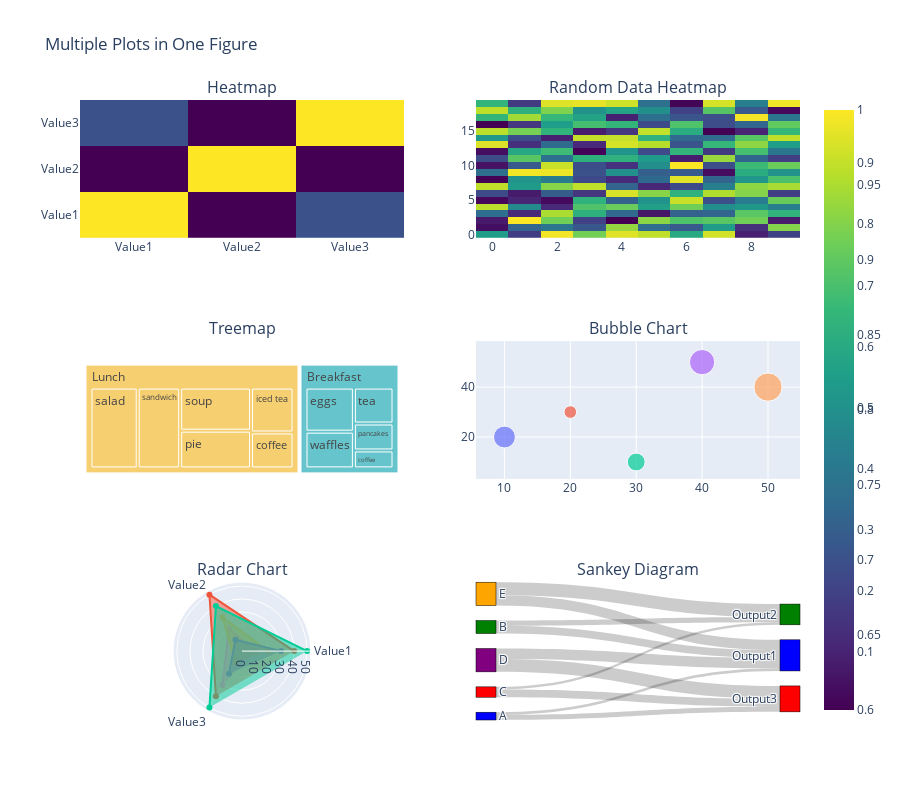

Source (notebook cell):
### Code cell
# 샘플 데이터 생성
df = pd.DataFrame({
    'Category': ['A', 'B', 'C', 'D', 'E'],
    'Value1': [10, 20, 30, 40, 50],
    'Value2': [20, 30, 10, 50, 40],
    'Value3': [30, 10, 20, 40, 50],
    'Latitude': [37.55, 36.33, 35.14, 34.20, 33.38],
    'Longitude': [126.97, 127.38, 126.71, 126.54, 126.96]
})

# 서브플롯 생성
fig = make_subplots(
    rows=3, cols=2,
    subplot_titles=("Heatmap", "Random Data Heatmap", "Treemap", "Bubble Chart", "Radar Chart", "Sankey Diagram"),
    specs=[[{"type": "heatmap"}, {"type": "heatmap"}],
           [{"type": "treemap"}, {"type": "scatter"}],
           [{"type": "polar"}, {"type": "sankey"}]]
)

# 1. 히트맵
numeric_df = df[['Value1', 'Value2', 'Value3']]
heatmap = go.Heatmap(
    z=numeric_df.corr().values,
    x=numeric_df.columns,
    y=numeric_df.columns,
    colorscale='Viridis',  # 올바른 색상표 사용
    showscale=True
)
fig.add_trace(heatmap, row=1, col=1)

# 2. 랜덤 데이터 히트맵
random_data = np.random.rand(20, 10)
random_heatmap = go.Heatmap(
    z=random_data,
    colorscale='Viridis',  # 올바른 색상표 사용
    showscale=True
)
fig.add_trace(random_heatmap, row=1, col=2)

# 3. 트리맵
data_treemap = {
    'Category': ['Breakfast', 'Breakfast', 'Breakfast', 'Breakfast', 'Breakfast', 'Lunch', 'Lunch', 'Lunch', 'Lunch', 'Lunch', 'Lunch'],
    'Item': ['waffles', 'eggs', 'pancakes', 'tea', 'coffee', 'salad', 'sandwich', 'soup', 'pie', 'iced tea', 'coffee'],
    'Value': [50, 60, 30, 40, 20, 100, 90, 80, 70, 50, 40]
}
df_treemap = pd.DataFrame(data_treemap)
treemap = px.treemap(df_treemap, path=['Category', 'Item'], values='Value', color='Category',
                     color_discrete_sequence=px.colors.qualitative.Pastel)
for trace in treemap.data:
    fig.add_trace(trace, row=2, col=1)

# 4. 버블차트
bubble_chart = px.scatter(df, x='Value1', y='Value2', size='Value3', color='Category', title='Bubble Chart')
for trace in bubble_chart.data:
    fig.add_trace(trace, row=2, col=2)

# 5. 레이더 차트
categories = df.columns[1:4]
radar_chart = go.Figure()
for i in range(len(df)):
    radar_chart.add_trace(go.Scatterpolar(
        r=df.iloc[i, 1:4].values,
        theta=categories,
        fill='toself',
        name=df['Category'][i]
    ))
for trace in radar_chart.data:
    fig.add_trace(trace, row=3, col=1)

# 6. 생키 다이어그램
sankey = go.Sankey(
    node=dict(
        pad=15,
        thickness=20,
        line=dict(color="black", width=0.5),
        label=["A", "B", "C", "D", "E", "Output1", "Output2", "Output3"],
        color=["blue", "green", "red", "purple", "orange", "blue", "green", "red"]
    ),
    link=dict(
        source=[0, 1, 2, 3, 4, 0, 1, 2, 3, 4],
        target=[5, 6, 7, 5, 6, 7, 5, 6, 7, 5],
        value=[10, 20, 30, 40, 50, 20, 30, 10, 50, 40]
    )
)
fig.add_trace(sankey, row=3, col=2)

# 레이아웃 업데이트
fig.update_layout(height=800, showlegend=False, title_text="Multiple Plots in One Figure")

# 차트 보여주기
fig.show()

### Figure 1 — Plotly figure (JSON) as saved in the notebook; plotly's stock layout.template omitted (floating-point values rounded to 4 significant figures; data arrays with more than 128 entries replaced by an {"elided": "..."} marker saying what was removed)
{"data": [{"colorscale": [[0, "#440154"], [0.1111, "#482878"], [0.2222, "#3e4989"], [0.3333, "#31688e"], [0.4444, "#26828e"], [0.5556, "#1f9e89"], [0.6667, "#35b779"], [0.7778, "#6ece58"], [0.8889, "#b5de2b"], [1, "#fde725"]], "showscale": true, "type": "heatmap", "x": ["Value1", "Value2", "Value3"], "xaxis": "x", "y": ["Value1", "Value2", "Value3"], "yaxis": "y", "z": [[1, 0.6, 0.7], [0.6, 1, 0.6], [0.7, 0.6, 1]]}, {"colorscale": [[0, "#440154"], [0.1111, "#482878"], [0.2222, "#3e4989"], [0.3333, "#31688e"], [0.4444, "#26828e"], [0.5556, "#1f9e89"], [0.6667, "#35b779"], [0.7778, "#6ece58"], [0.8889, "#b5de2b"], [1, "#fde725"]], "showscale": true, "type": "heatmap", "xaxis": "x2", "yaxis": "y2", "z": {"elided": "20x10 float values"}}, {"branchvalues": "total", "customdata": [["Breakfast"], ["Lunch"], ["Breakfast"], ["Lunch"], ["Breakfast"], ["Lunch"], ["Lunch"], ["Lunch"], ["Lunch"], ["Breakfast"], ["Breakfast"], ["Breakfast"], ["Lunch"]], "domain": {"x": [0, 0.45], "y": [0.3889, 0.6111]}, "hovertemplate": "labels=%{label}<br>Value=%{value}<br>parent=%{parent}<br>id=%{id}<br>Category=%{customdata[0]}<extra></extra>", "ids": ["Breakfast/coffee", "Lunch/coffee", "Breakfast/eggs", "Lunch/iced tea", "Breakfast/pancakes", "Lunch/pie", "Lunch/salad", "Lunch/sandwich", "Lunch/soup", "Breakfast/tea", "Breakfast/waffles", "Breakfast", "Lunch"], "labels": ["coffee", "coffee", "eggs", "iced tea", "pancakes", "pie", "salad", "sandwich", "soup", "tea", "waffles", "Breakfast", "Lunch"], "marker": {"colors": ["rgb(102, 197, 204)", "rgb(246, 207, 113)", "rgb(102, 197, 204)", "rgb(246, 207, 113)", "rgb(102, 197, 204)", "rgb(246, 207, 113)", "rgb(246, 207, 113)", "rgb(246, 207, 113)", "rgb(246, 207, 113)", "rgb(102, 197, 204)", "rgb(102, 197, 204)", "rgb(102, 197, 204)", "rgb(246, 207, 113)"]}, "name": "", "parents": ["Breakfast", "Lunch", "Breakfast", "Lunch", "Breakfast", "Lunch", "Lunch", "Lunch", "Lunch", "Breakfast", "Breakfast", "", ""], "type": "treemap", "values": [20, 40, 60, 50, 30, 70, 100, 90, 80, 40, 50, 200, 430]}, {"hovertemplate": "Category=A<br>Value1=%{x}<br>Value2=%{y}<br>Value3=%{marker.size}<extra></extra>", "legendgroup": "A", "marker": {"color": "#636efa", "size": [30], "sizemode": "area", "sizeref": 0.125, "symbol": "circle"}, "mode": "markers", "name": "A", "orientation": "v", "showlegend": true, "type": "scatter", "x": [10], "xaxis": "x3", "y": [20], "yaxis": "y3"}, {"hovertemplate": "Category=B<br>Value1=%{x}<br>Value2=%{y}<br>Value3=%{marker.size}<extra></extra>", "legendgroup": "B", "marker": {"color": "#EF553B", "size": [10], "sizemode": "area", "sizeref": 0.125, "symbol": "circle"}, "mode": "markers", "name": "B", "orientation": "v", "showlegend": true, "type": "scatter", "x": [20], "xaxis": "x3", "y": [30], "yaxis": "y3"}, {"hovertemplate": "Category=C<br>Value1=%{x}<br>Value2=%{y}<br>Value3=%{marker.size}<extra></extra>", "legendgroup": "C", "marker": {"color": "#00cc96", "size": [20], "sizemode": "area", "sizeref": 0.125, "symbol": "circle"}, "mode": "markers", "name": "C", "orientation": "v", "showlegend": true, "type": "scatter", "x": [30], "xaxis": "x3", "y": [10], "yaxis": "y3"}, {"hovertemplate": "Category=D<br>Value1=%{x}<br>Value2=%{y}<br>Value3=%{marker.size}<extra></extra>", "legendgroup": "D", "marker": {"color": "#ab63fa", "size": [40], "sizemode": "area", "sizeref": 0.125, "symbol": "circle"}, "mode": "markers", "name": "D", "orientation": "v", "showlegend": true, "type": "scatter", "x": [40], "xaxis": "x3", "y": [50], "yaxis": "y3"}, {"hovertemplate": "Category=E<br>Value1=%{x}<br>Value2=%{y}<br>Value3=%{marker.size}<extra></extra>", "legendgroup": "E", "marker": {"color": "#FFA15A", "size": [50], "sizemode": "area", "sizeref": 0.125, "symbol": "circle"}, "mode": "markers", "name": "E", "orientation": "v", "showlegend": true, "type": "scatter", "x": [50], "xaxis": "x3", "y": [40], "yaxis": "y3"}, {"fill": "toself", "name": "A", "r": [10, 20, 30], "subplot": "polar", "theta": ["Value1", "Value2", "Value3"], "type": "scatterpolar"}, {"fill": "toself", "name": "B", "r": [20, 30, 10], "subplot": "polar", "theta": ["Value1", "Value2", "Value3"], "type": "scatterpolar"}, {"fill": "toself", "name": "C", "r": [30, 10, 20], "subplot": "polar", "theta": ["Value1", "Value2", "Value3"], "type": "scatterpolar"}, {"fill": "toself", "name": "D", "r": [40, 50, 40], "subplot": "polar", "theta": ["Value1", "Value2", "Value3"], "type": "scatterpolar"}, {"fill": "toself", "name": "E", "r": [50, 40, 50], "subplot": "polar", "theta": ["Value1", "Value2", "Value3"], "type": "scatterpolar"}, {"domain": {"x": [0.55, 1], "y": [0, 0.2222]}, "link": {"source": [0, 1, 2, 3, 4, 0, 1, 2, 3, 4], "target": [5, 6, 7, 5, 6, 7, 5, 6, 7, 5], "value": [10, 20, 30, 40, 50, 20, 30, 10, 50, 40]}, "node": {"color": ["blue", "green", "red", "purple", "orange", "blue", "green", "red"], "label": ["A", "B", "C", "D", "E", "Output1", "Output2", "Output3"], "line": {"color": "black", "width": 0.5}, "pad": 15, "thickness": 20}, "type": "sankey"}], "layout": {"annotations": [{"font": {"size": 16}, "showarrow": false, "text": "Heatmap", "x": 0.225, "xanchor": "center", "xref": "paper", "y": 1, "yanchor": "bottom", "yref": "paper"}, {"font": {"size": 16}, "showarrow": false, "text": "Random Data Heatmap", "x": 0.775, "xanchor": "center", "xref": "paper", "y": 1, "yanchor": "bottom", "yref": "paper"}, {"font": {"size": 16}, "showarrow": false, "text": "Treemap", "x": 0.225, "xanchor": "center", "xref": "paper", "y": 0.6111, "yanchor": "bottom", "yref": "paper"}, {"font": {"size": 16}, "showarrow": false, "text": "Bubble Chart", "x": 0.775, "xanchor": "center", "xref": "paper", "y": 0.6111, "yanchor": "bottom", "yref": "paper"}, {"font": {"size": 16}, "showarrow": false, "text": "Radar Chart", "x": 0.225, "xanchor": "center", "xref": "paper", "y": 0.2222, "yanchor": "bottom", "yref": "paper"}, {"font": {"size": 16}, "showarrow": false, "text": "Sankey Diagram", "x": 0.775, "xanchor": "center", "xref": "paper", "y": 0.2222, "yanchor": "bottom", "yref": "paper"}], "height": 800, "polar": {"domain": {"x": [0, 0.45], "y": [0, 0.2222]}}, "showlegend": false, "title": {"text": "Multiple Plots in One Figure"}, "xaxis": {"anchor": "y", "domain": [0, 0.45]}, "xaxis2": {"anchor": "y2", "domain": [0.55, 1]}, "xaxis3": {"anchor": "y3", "domain": [0.55, 1]}, "yaxis": {"anchor": "x", "domain": [0.7778, 1]}, "yaxis2": {"anchor": "x2", "domain": [0.7778, 1]}, "yaxis3": {"anchor": "x3", "domain": [0.3889, 0.6111]}}}
